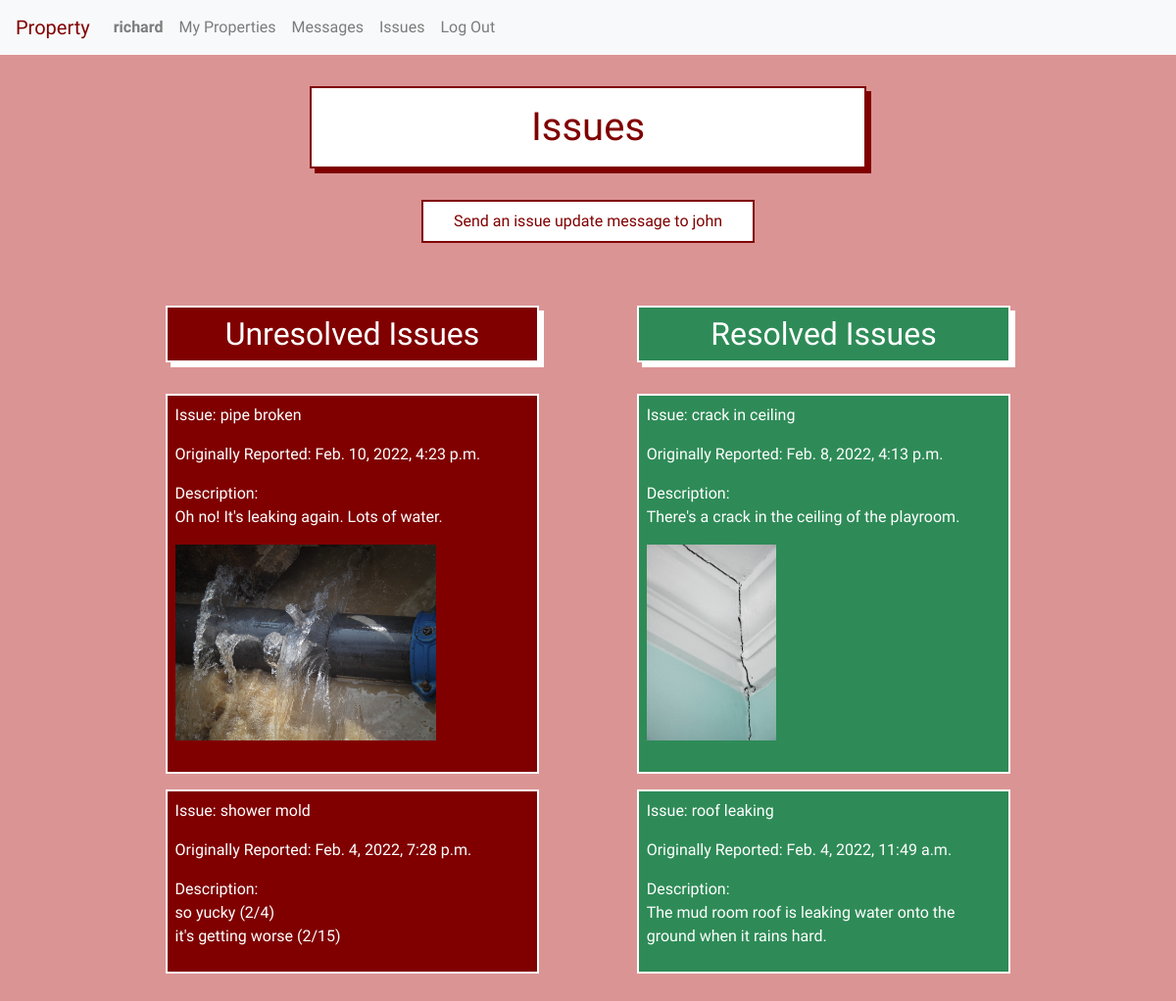
/unit_issues/3 (signed in), run on an earlier commit of the app's database.
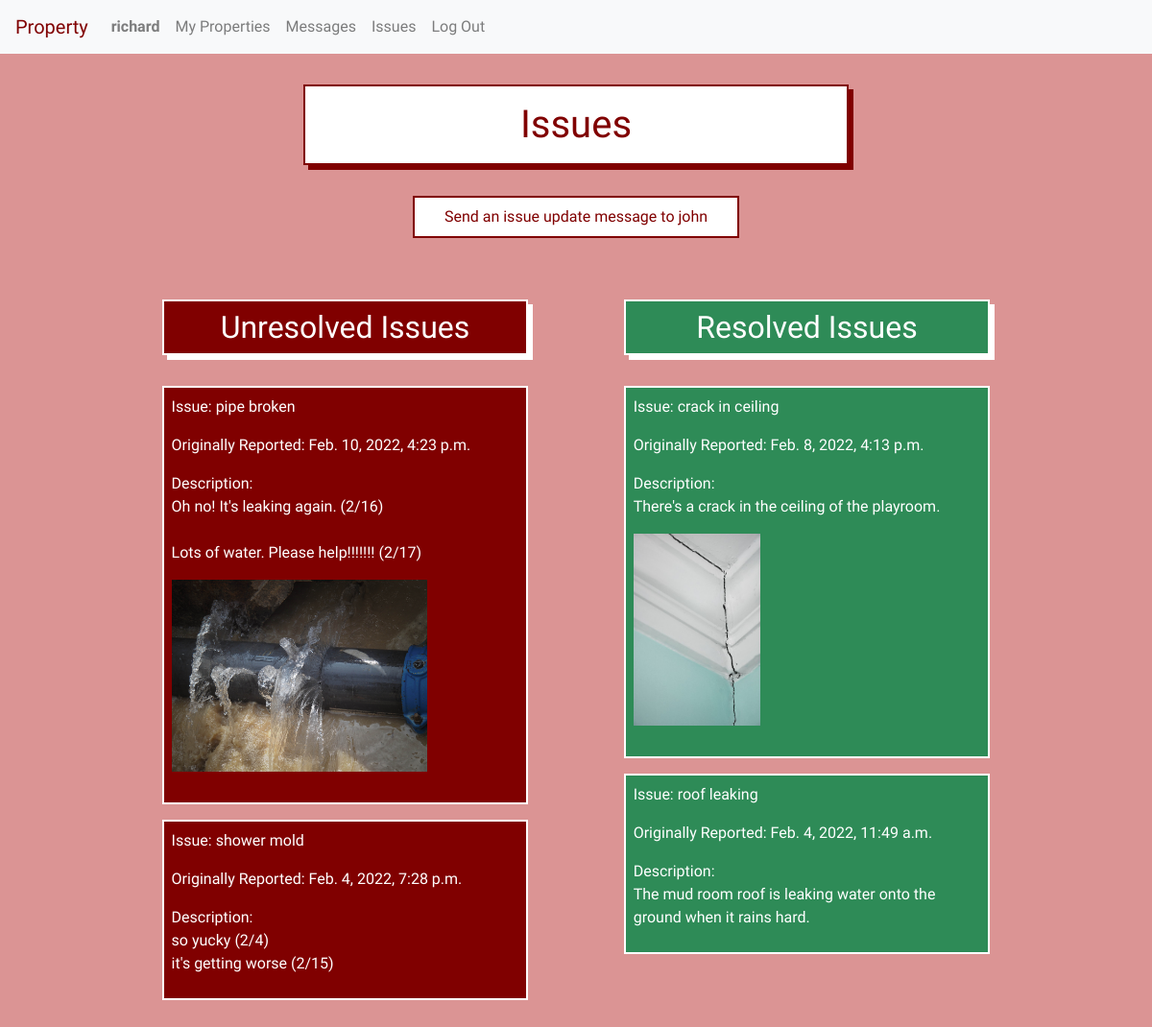
And on a later commit of the database.
### property/models.py (models this page shows, shortened)
class Issue(models.Model):
    unit_id = models.ForeignKey(Unit, on_delete=models.CASCADE, related_name="issues")
    image = models.ImageField(blank=True, upload_to='issue_images/')
    title = models.CharField(max_length=50)
    description = models.TextField(max_length=1000, null=False, blank=False)
    time_created = models.DateTimeField(default=timezone.now)
    resolved = models.BooleanField(default=False)

### property/views.py (the view)
# urls.py: path("unit_issues/<int:unit_id>", views.unit_issues, name="unit_issues"),
@login_required
def unit_issues(request, unit_id):
    if request.method == "GET":
        unit = Unit.objects.get(id=unit_id)
        resolved_issues = Issue.objects.filter(unit_id=unit.id).filter(resolved=True).order_by('-time_created')
        unresolved_issues = Issue.objects.filter(unit_id=unit.id).filter(resolved=False).order_by('-time_created')
        return render(request, 'property/unit_issues.html', {
            "resolved_issues": resolved_issues,
            "unresolved_issues": unresolved_issues,
            "unit": unit
        })
    else:
        return render(request, 'property/error.html')

### property/templates/property/unit_issues.html (shortened to what this page needs)
{% extends "property/layout.html" %}
{% block body %}
<h1>Issues</h1>
{% if user.is_authenticated %}
    {% if user == unit.manager or user == unit.tenant %}
    {% if user.manager %}
        <button onclick="show_send_message_form_block()" class="show_send_a_message_form">Send an issue update message to {{unit.tenant}}</button><br>
    {% endif %}
        <div class="inline-child">
            <h2 id="unresolved_header">Unresolved Issues</h2>
            <div class="unresolved-issues">
            {% for issue in unresolved_issues %}
                <div class="unresolved-item">
                    <p>Issue: {{issue.title}}</p>
                    <p>Originally Reported: {{issue.time_created}}</p>
                    <div id="original_issue_description_{{issue.id}}">
                        <p id="current_issue_description_{{issue.id}}">Description:<br>{{issue.description|linebreaksbr}}</p>
                    </div>
                    {% if issue.image %}
                    <div class="issue_image">
                        <img src="{{ issue.image.url }}" alt="{{ issue.title }}" height=200>
                        <br><br>
                    </div>
                    {% endif %}
                </div>
            {% endfor %}
            </div>
        </div>
        <div class="inline-child">
            <h2 id="resolved_header">Resolved Issues</h2>
            <div class="resolved-issues">
            {% for issue in resolved_issues %}
                <div class="resolved-item">
                    <p>Issue: {{issue.title}}</p>
                    <p>Originally Reported: {{issue.time_created}}</p>
                    <p>Description:<br>{{issue.description|linebreaksbr}}</p>
                    {% if issue.image %}
                    <div class="issue_image">
                        <img src="{{ issue.image.url }}" alt="{{ issue.title }}" height=200>
                        <br><br>
                    </div>
                    {% endif %}
                </div>
            {% endfor %}
            </div>
        </div>
    {% else %}
    <br><br>You don't have permission to view this page.
    {% endif %}
{% else %}
<br><br>You don't have permission to view this page.
{% endif %}
{% endblock %}

What changed in the data, as far as the page shows it:
changed Issue "pipe broken": description "Oh no! It's leaking again. Lots of water." → "Oh no! It's leaking again. (2/16) Lots of water. Please help!!!!!!! (2/17)"
